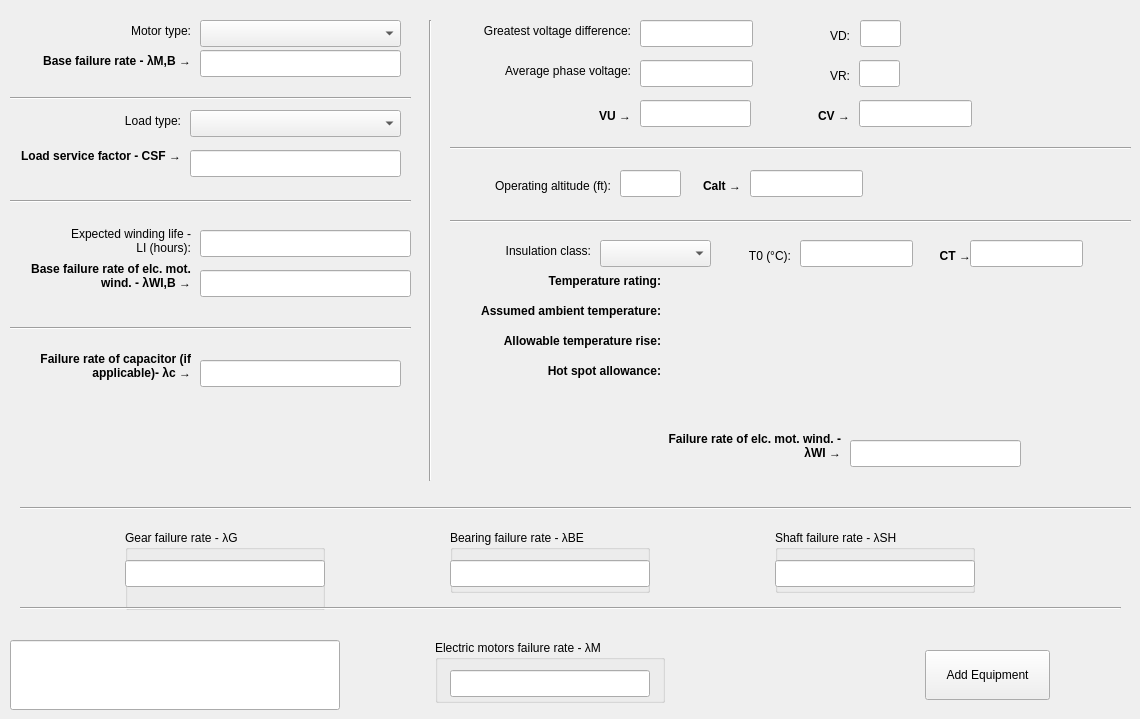
    <widget class="QWidget" name="tab_electric_motors">
     <attribute name="title">
      <string>Electric Motors</string>
     </attribute>
     <widget class="QLabel" name="label_em_lambda_m_b">
      <property name="geometry">
       <rect>
        <x>0</x>
        <y>50</y>
        <width>191</width>
        <height>21</height>
       </rect>
      </property>
      <property name="font">
       <font>
        <weight>75</weight>
        <bold>true</bold>
       </font>
      </property>
      <property name="text">
       <string>Base failure rate - λM,B →</string>
      </property>
      <property name="alignment">
       <set>Qt::AlignRight|Qt::AlignTrailing|Qt::AlignVCenter</set>
      </property>
      <property name="wordWrap">
       <bool>true</bool>
      </property>
     </widget>
     <widget class="QComboBox" name="comboBox_em_motor_type">
      <property name="geometry">
       <rect>
        <x>200</x>
        <y>20</y>
        <width>201</width>
        <height>27</height>
       </rect>
      </property>
     </widget>
     <widget class="QLabel" name="label_em_motor_type">
      <property name="geometry">
       <rect>
        <x>100</x>
        <y>20</y>
        <width>91</width>
        <height>21</height>
       </rect>
      </property>
      <property name="text">
       <string>Motor type:</string>
      </property>
      <property name="alignment">
       <set>Qt::AlignRight|Qt::AlignTrailing|Qt::AlignVCenter</set>
      </property>
     </widget>
     <widget class="QLineEdit" name="lineEdit_em_lambda_mb">
      <property name="geometry">
       <rect>
        <x>200</x>
        <y>50</y>
        <width>201</width>
        <height>27</height>
       </rect>
      </property>
      <property name="readOnly">
       <bool>true</bool>
      </property>
     </widget>
     <widget class="QLabel" name="label_em_insulation_class">
      <property name="geometry">
       <rect>
        <x>480</x>
        <y>240</y>
        <width>111</width>
        <height>21</height>
       </rect>
      </property>
      <property name="text">
       <string>Insulation class:</string>
      </property>
      <property name="alignment">
       <set>Qt::AlignRight|Qt::AlignTrailing|Qt::AlignVCenter</set>
      </property>
     </widget>
     <widget class="QLineEdit" name="lineEdit_em_v_r">
      <property name="geometry">
       <rect>
        <x>859</x>
        <y>60</y>
        <width>41</width>
        <height>27</height>
       </rect>
      </property>
     </widget>
     <widget class="QComboBox" name="comboBox_em_load_type">
      <property name="geometry">
       <rect>
        <x>190</x>
        <y>110</y>
        <width>211</width>
        <height>27</height>
       </rect>
      </property>
     </widget>
     <widget class="QLabel" name="label_em_v_r">
      <property name="geometry">
       <rect>
        <x>819</x>
        <y>60</y>
        <width>31</width>
        <height>31</height>
       </rect>
      </property>
      <property name="text">
       <string>VR:</string>
      </property>
      <property name="alignment">
       <set>Qt::AlignRight|Qt::AlignTrailing|Qt::AlignVCenter</set>
      </property>
     </widget>
     <widget class="QLabel" name="label_em_c_sf">
      <property name="geometry">
       <rect>
        <x>20</x>
        <y>130</y>
        <width>161</width>
        <height>51</height>
       </rect>
      </property>
      <property name="font">
       <font>
        <weight>75</weight>
        <bold>true</bold>
       </font>
      </property>
      <property name="text">
       <string>Load service factor - CSF →</string>
      </property>
      <property name="alignment">
       <set>Qt::AlignRight|Qt::AlignTrailing|Qt::AlignVCenter</set>
      </property>
      <property name="wordWrap">
       <bool>true</bool>
      </property>
     </widget>
     <widget class="QLineEdit" name="lineEdit_em_li">
      <property name="geometry">
       <rect>
        <x>200</x>
        <y>230</y>
        <width>211</width>
        <height>27</height>
       </rect>
      </property>
     </widget>
     <widget class="QLineEdit" name="lineEdit_em_operating_altitude">
      <property name="geometry">
       <rect>
        <x>620</x>
        <y>170</y>
        <width>61</width>
        <height>27</height>
       </rect>
      </property>
     </widget>
     <widget class="QLineEdit" name="lineEdit_em_c_v">
      <property name="geometry">
       <rect>
        <x>859</x>
        <y>100</y>
        <width>113</width>
        <height>27</height>
       </rect>
      </property>
      <property name="readOnly">
       <bool>true</bool>
      </property>
     </widget>
     <widget class="QLabel" name="label_em_c_t">
      <property name="geometry">
       <rect>
        <x>930</x>
        <y>240</y>
        <width>41</width>
        <height>31</height>
       </rect>
      </property>
      <property name="font">
       <font>
        <weight>75</weight>
        <bold>true</bold>
       </font>
      </property>
      <property name="text">
       <string>CT →</string>
      </property>
      <property name="alignment">
       <set>Qt::AlignRight|Qt::AlignTrailing|Qt::AlignVCenter</set>
      </property>
      <property name="wordWrap">
       <bool>true</bool>
      </property>
     </widget>
     <widget class="QLineEdit" name="lineEdit_em_c_sf">
      <property name="geometry">
       <rect>
        <x>190</x>
        <y>150</y>
        <width>211</width>
        <height>27</height>
       </rect>
      </property>
      <property name="readOnly">
       <bool>true</bool>
      </property>
     </widget>
     <widget class="QLineEdit" name="lineEdit_em_lambda_wi">
      <property name="geometry">
       <rect>
        <x>850</x>
        <y>440</y>
        <width>171</width>
        <height>27</height>
       </rect>
      </property>
      <property name="readOnly">
       <bool>true</bool>
      </property>
     </widget>
     <widget class="QLabel" name="label_em_operating_altitude">
      <property name="geometry">
       <rect>
        <x>450</x>
        <y>170</y>
        <width>161</width>
        <height>31</height>
       </rect>
      </property>
      <property name="text">
       <string>Operating altitude (ft):</string>
      </property>
      <property name="alignment">
       <set>Qt::AlignRight|Qt::AlignTrailing|Qt::AlignVCenter</set>
      </property>
     </widget>
     <widget class="QLineEdit" name="lineEdit_em_v_u">
      <property name="geometry">
       <rect>
        <x>640</x>
        <y>100</y>
        <width>111</width>
        <height>27</height>
       </rect>
      </property>
      <property name="readOnly">
       <bool>true</bool>
      </property>
     </widget>
     <widget class="QLabel" name="label_em_t_0">
      <property name="geometry">
       <rect>
        <x>740</x>
        <y>240</y>
        <width>51</width>
        <height>31</height>
       </rect>
      </property>
      <property name="text">
       <string>T0 (°C):</string>
      </property>
      <property name="alignment">
       <set>Qt::AlignRight|Qt::AlignTrailing|Qt::AlignVCenter</set>
      </property>
     </widget>
     <widget class="Line" name="line_100">
      <property name="geometry">
       <rect>
        <x>10</x>
        <y>200</y>
        <width>401</width>
        <height>3</height>
       </rect>
      </property>
      <property name="orientation">
       <enum>Qt::Horizontal</enum>
      </property>
     </widget>
     <widget class="QLineEdit" name="lineEdit_em_v_d">
      <property name="geometry">
       <rect>
        <x>860</x>
        <y>20</y>
        <width>41</width>
        <height>27</height>
       </rect>
      </property>
     </widget>
     <widget class="QLabel" name="label_em_v_u">
      <property name="geometry">
       <rect>
        <x>590</x>
        <y>100</y>
        <width>41</width>
        <height>31</height>
       </rect>
      </property>
      <property name="font">
       <font>
        <weight>75</weight>
        <bold>true</bold>
       </font>
      </property>
      <property name="text">
       <string>VU →</string>
      </property>
      <property name="alignment">
       <set>Qt::AlignRight|Qt::AlignTrailing|Qt::AlignVCenter</set>
      </property>
     </widget>
     <widget class="QLabel" name="label_em_c_v">
      <property name="geometry">
       <rect>
        <x>809</x>
        <y>100</y>
        <width>41</width>
        <height>31</height>
       </rect>
      </property>
      <property name="font">
       <font>
        <weight>75</weight>
        <bold>true</bold>
       </font>
      </property>
      <property name="text">
       <string>CV →</string>
      </property>
      <property name="alignment">
       <set>Qt::AlignRight|Qt::AlignTrailing|Qt::AlignVCenter</set>
      </property>
      <property name="wordWrap">
       <bool>true</bool>
      </property>
     </widget>
     <widget class="QLabel" name="label_em_v_d">
      <property name="geometry">
       <rect>
        <x>819</x>
        <y>20</y>
        <width>31</width>
        <height>31</height>
       </rect>
      </property>
      <property name="text">
       <string>VD:</string>
      </property>
      <property name="alignment">
       <set>Qt::AlignRight|Qt::AlignTrailing|Qt::AlignVCenter</set>
      </property>
     </widget>
     <widget class="QLabel" name="label_em_li">
      <property name="geometry">
       <rect>
        <x>60</x>
        <y>220</y>
        <width>131</width>
        <height>41</height>
       </rect>
      </property>
      <property name="text">
       <string>Expected winding life - LI (hours):</string>
      </property>
      <property name="alignment">
       <set>Qt::AlignRight|Qt::AlignTrailing|Qt::AlignVCenter</set>
      </property>
      <property name="wordWrap">
       <bool>true</bool>
      </property>
     </widget>
     <widget class="QLineEdit" name="lineEdit_em_c_alt">
      <property name="geometry">
       <rect>
        <x>750</x>
        <y>170</y>
        <width>113</width>
        <height>27</height>
       </rect>
      </property>
      <property name="readOnly">
       <bool>true</bool>
      </property>
     </widget>
     <widget class="QLabel" name="label_em_lambda_wi">
      <property name="geometry">
       <rect>
        <x>650</x>
        <y>430</y>
        <width>191</width>
        <height>31</height>
       </rect>
      </property>
      <property name="font">
       <font>
        <weight>75</weight>
        <bold>true</bold>
       </font>
      </property>
      <property name="text">
       <string>Failure rate of elc. mot. wind. - λWI →</string>
      </property>
      <property name="alignment">
       <set>Qt::AlignRight|Qt::AlignTrailing|Qt::AlignVCenter</set>
      </property>
      <property name="wordWrap">
       <bool>true</bool>
      </property>
     </widget>
     <widget class="QLabel" name="label_em_c_alt">
      <property name="geometry">
       <rect>
        <x>690</x>
        <y>170</y>
        <width>51</width>
        <height>31</height>
       </rect>
      </property>
      <property name="font">
       <font>
        <weight>75</weight>
        <bold>true</bold>
       </font>
      </property>
      <property name="text">
       <string>Calt →</string>
      </property>
      <property name="alignment">
       <set>Qt::AlignRight|Qt::AlignTrailing|Qt::AlignVCenter</set>
      </property>
      <property name="wordWrap">
       <bool>true</bool>
      </property>
     </widget>
     <widget class="QLineEdit" name="lineEdit_em_lambda_wi_b">
      <property name="geometry">
       <rect>
        <x>200</x>
        <y>270</y>
        <width>211</width>
        <height>27</height>
       </rect>
      </property>
      <property name="readOnly">
       <bool>true</bool>
      </property>
     </widget>
     <widget class="QLineEdit" name="lineEdit_em_c_t">
      <property name="geometry">
       <rect>
        <x>970</x>
        <y>240</y>
        <width>113</width>
        <height>27</height>
       </rect>
      </property>
      <property name="readOnly">
       <bool>true</bool>
      </property>
     </widget>
     <widget class="Line" name="line_101">
      <property name="geometry">
       <rect>
        <x>10</x>
        <y>90</y>
        <width>401</width>
        <height>16</height>
       </rect>
      </property>
      <property name="orientation">
       <enum>Qt::Horizontal</enum>
      </property>
     </widget>
     <widget class="QGroupBox" name="groupBox_em_lambda_m">
      <property name="geometry">
       <rect>
        <x>435</x>
        <y>640</y>
        <width>230</width>
        <height>63</height>
       </rect>
      </property>
      <property name="font">
       <font>
        <underline>false</underline>
        <strikeout>false</strikeout>
       </font>
      </property>
      <property name="title">
       <string>Electric motors failure rate - λM</string>
      </property>
      <widget class="QLineEdit" name="lineEdit_em_lambda_m">
       <property name="geometry">
        <rect>
         <x>15</x>
         <y>30</y>
         <width>200</width>
         <height>27</height>
        </rect>
       </property>
       <property name="readOnly">
        <bool>true</bool>
       </property>
      </widget>
     </widget>
     <widget class="QLabel" name="label_em_lambda_wi_b">
      <property name="geometry">
       <rect>
        <x>0</x>
        <y>260</y>
        <width>191</width>
        <height>31</height>
       </rect>
      </property>
      <property name="font">
       <font>
        <weight>75</weight>
        <bold>true</bold>
       </font>
      </property>
      <property name="text">
       <string>Base failure rate of elc. mot. wind. - λWI,B →</string>
      </property>
      <property name="alignment">
       <set>Qt::AlignRight|Qt::AlignTrailing|Qt::AlignVCenter</set>
      </property>
      <property name="wordWrap">
       <bool>true</bool>
      </property>
     </widget>
     <widget class="QLineEdit" name="lineEdit_em_t_0">
      <property name="geometry">
       <rect>
        <x>800</x>
        <y>240</y>
        <width>113</width>
        <height>27</height>
       </rect>
      </property>
     </widget>
     <widget class="QComboBox" name="comboBox_em_insulation_class">
      <property name="geometry">
       <rect>
        <x>600</x>
        <y>240</y>
        <width>111</width>
        <height>27</height>
       </rect>
      </property>
     </widget>
     <widget class="QLabel" name="label_em_load_type">
      <property name="geometry">
       <rect>
        <x>90</x>
        <y>110</y>
        <width>91</width>
        <height>21</height>
       </rect>
      </property>
      <property name="text">
       <string>Load type:</string>
      </property>
      <property name="alignment">
       <set>Qt::AlignRight|Qt::AlignTrailing|Qt::AlignVCenter</set>
      </property>
     </widget>
     <widget class="QGroupBox" name="groupBox_em_gr_lambda_g">
      <property name="geometry">
       <rect>
        <x>125</x>
        <y>530</y>
        <width>200</width>
        <height>80</height>
       </rect>
      </property>
      <property name="title">
       <string>Gear failure rate - λG</string>
      </property>
      <widget class="QLineEdit" name="lineEdit_em_gr_lamda_g">
       <property name="geometry">
        <rect>
         <x>0</x>
         <y>30</y>
         <width>200</width>
         <height>27</height>
        </rect>
       </property>
       <property name="readOnly">
        <bool>true</bool>
       </property>
      </widget>
     </widget>
     <widget class="QGroupBox" name="groupBox_em_be_lambda_be">
      <property name="geometry">
       <rect>
        <x>450</x>
        <y>530</y>
        <width>200</width>
        <height>63</height>
       </rect>
      </property>
      <property name="font">
       <font>
        <underline>false</underline>
        <strikeout>false</strikeout>
       </font>
      </property>
      <property name="title">
       <string>Bearing failure rate - λBE</string>
      </property>
      <widget class="QLineEdit" name="lineEdit_em_be_lambda_be">
       <property name="geometry">
        <rect>
         <x>0</x>
         <y>30</y>
         <width>200</width>
         <height>27</height>
        </rect>
       </property>
       <property name="readOnly">
        <bool>true</bool>
       </property>
      </widget>
     </widget>
     <widget class="QGroupBox" name="groupBox_em_sh_lambda_sh">
      <property name="geometry">
       <rect>
        <x>775</x>
        <y>530</y>
        <width>200</width>
        <height>63</height>
       </rect>
      </property>
      <property name="font">
       <font>
        <underline>false</underline>
        <strikeout>false</strikeout>
       </font>
      </property>
      <property name="title">
       <string>Shaft failure rate - λSH</string>
      </property>
      <widget class="QLineEdit" name="lineEdit_em_sh_lambda_sh">
       <property name="geometry">
        <rect>
         <x>0</x>
         <y>30</y>
         <width>200</width>
         <height>27</height>
        </rect>
       </property>
       <property name="readOnly">
        <bool>true</bool>
       </property>
      </widget>
     </widget>
     <widget class="Line" name="line_102">
      <property name="geometry">
       <rect>
        <x>20</x>
        <y>500</y>
        <width>1111</width>
        <height>16</height>
       </rect>
      </property>
      <property name="orientation">
       <enum>Qt::Horizontal</enum>
      </property>
     </widget>
     <widget class="Line" name="line_103">
      <property name="geometry">
       <rect>
        <x>20</x>
        <y>600</y>
        <width>1101</width>
        <height>16</height>
       </rect>
      </property>
      <property name="orientation">
       <enum>Qt::Horizontal</enum>
      </property>
     </widget>
     <widget class="QLabel" name="label_3">
      <property name="geometry">
       <rect>
        <x>520</x>
        <y>270</y>
        <width>141</width>
        <height>21</height>
       </rect>
      </property>
      <property name="font">
       <font>
        <weight>75</weight>
        <bold>true</bold>
       </font>
      </property>
      <property name="text">
       <string>Temperature rating:</string>
      </property>
      <property name="alignment">
       <set>Qt::AlignRight|Qt::AlignTrailing|Qt::AlignVCenter</set>
      </property>
     </widget>
     <widget class="QLabel" name="label_4">
      <property name="geometry">
       <rect>
        <x>430</x>
        <y>300</y>
        <width>231</width>
        <height>21</height>
       </rect>
      </property>
      <property name="font">
       <font>
        <weight>75</weight>
        <bold>true</bold>
       </font>
      </property>
      <property name="text">
       <string> Assumed ambient temperature:</string>
      </property>
      <property name="alignment">
       <set>Qt::AlignRight|Qt::AlignTrailing|Qt::AlignVCenter</set>
      </property>
     </widget>
     <widget class="QLabel" name="label_5">
      <property name="geometry">
       <rect>
        <x>460</x>
        <y>330</y>
        <width>201</width>
        <height>21</height>
       </rect>
      </property>
      <property name="font">
       <font>
        <weight>75</weight>
        <bold>true</bold>
       </font>
      </property>
      <property name="text">
       <string>Allowable temperature rise:</string>
      </property>
      <property name="alignment">
       <set>Qt::AlignRight|Qt::AlignTrailing|Qt::AlignVCenter</set>
      </property>
     </widget>
     <widget class="QLabel" name="label_6">
      <property name="geometry">
       <rect>
        <x>520</x>
        <y>360</y>
        <width>141</width>
        <height>21</height>
       </rect>
      </property>
      <property name="font">
       <font>
        <weight>75</weight>
        <bold>true</bold>
       </font>
      </property>
      <property name="text">
       <string>Hot spot allowance:</string>
      </property>
      <property name="alignment">
       <set>Qt::AlignRight|Qt::AlignTrailing|Qt::AlignVCenter</set>
      </property>
     </widget>
     <widget class="QLabel" name="label_em_temp_rating">
      <property name="geometry">
       <rect>
        <x>670</x>
        <y>270</y>
        <width>67</width>
        <height>21</height>
       </rect>
      </property>
      <property name="text">
       <string/>
      </property>
     </widget>
     <widget class="QLabel" name="label_em_assumed_ambient_temp">
      <property name="geometry">
       <rect>
        <x>670</x>
        <y>300</y>
        <width>67</width>
        <height>21</height>
       </rect>
      </property>
      <property name="text">
       <string/>
      </property>
     </widget>
     <widget class="QLabel" name="label_allowable_temp_rise">
      <property name="geometry">
       <rect>
        <x>670</x>
        <y>330</y>
        <width>67</width>
        <height>21</height>
       </rect>
      </property>
      <property name="text">
       <string/>
      </property>
     </widget>
     <widget class="QLabel" name="label_hot_spot_allow">
      <property name="geometry">
       <rect>
        <x>670</x>
        <y>360</y>
        <width>67</width>
        <height>21</height>
       </rect>
      </property>
      <property name="text">
       <string/>
      </property>
     </widget>
     <widget class="QLineEdit" name="lineEdit_em_warning_box">
      <property name="geometry">
       <rect>
        <x>10</x>
        <y>640</y>
        <width>330</width>
        <height>70</height>
       </rect>
      </property>
      <property name="readOnly">
       <bool>true</bool>
      </property>
     </widget>
     <widget class="QLineEdit" name="lineEdit_em_greatest_volt_diff">
      <property name="geometry">
       <rect>
        <x>640</x>
        <y>20</y>
        <width>113</width>
        <height>27</height>
       </rect>
      </property>
     </widget>
     <widget class="QLabel" name="label_em_greatest_volt_diff">
      <property name="geometry">
       <rect>
        <x>430</x>
        <y>10</y>
        <width>201</width>
        <height>41</height>
       </rect>
      </property>
      <property name="text">
       <string>Greatest voltage difference:</string>
      </property>
      <property name="alignment">
       <set>Qt::AlignRight|Qt::AlignTrailing|Qt::AlignVCenter</set>
      </property>
      <property name="wordWrap">
       <bool>true</bool>
      </property>
     </widget>
     <widget class="QLineEdit" name="lineEdit_em_average_phase_volt">
      <property name="geometry">
       <rect>
        <x>640</x>
        <y>60</y>
        <width>113</width>
        <height>27</height>
       </rect>
      </property>
     </widget>
     <widget class="QLabel" name="label_em_average_phase_volt">
      <property name="geometry">
       <rect>
        <x>470</x>
        <y>50</y>
        <width>161</width>
        <height>41</height>
       </rect>
      </property>
      <property name="text">
       <string>Average phase voltage:</string>
      </property>
      <property name="alignment">
       <set>Qt::AlignRight|Qt::AlignTrailing|Qt::AlignVCenter</set>
      </property>
      <property name="wordWrap">
       <bool>true</bool>
      </property>
     </widget>
     <widget class="Line" name="line_15">
      <property name="geometry">
       <rect>
        <x>420</x>
        <y>20</y>
        <width>20</width>
        <height>461</height>
       </rect>
      </property>
      <property name="orientation">
       <enum>Qt::Vertical</enum>
      </property>
     </widget>
     <widget class="Line" name="line_16">
      <property name="geometry">
       <rect>
        <x>10</x>
        <y>320</y>
        <width>401</width>
        <height>16</height>
       </rect>
      </property>
      <property name="orientation">
       <enum>Qt::Horizontal</enum>
      </property>
     </widget>
     <widget class="Line" name="line_17">
      <property name="geometry">
       <rect>
        <x>450</x>
        <y>140</y>
        <width>681</width>
        <height>16</height>
       </rect>
      </property>
      <property name="orientation">
       <enum>Qt::Horizontal</enum>
      </property>
     </widget>
     <widget class="Line" name="line_18">
      <property name="geometry">
       <rect>
        <x>450</x>
        <y>220</y>
        <width>681</width>
        <height>3</height>
       </rect>
      </property>
      <property name="orientation">
       <enum>Qt::Horizontal</enum>
      </property>
     </widget>
     <widget class="QLabel" name="label_em_lambda_c">
      <property name="geometry">
       <rect>
        <x>0</x>
        <y>350</y>
        <width>191</width>
        <height>31</height>
       </rect>
      </property>
      <property name="font">
       <font>
        <weight>75</weight>
        <bold>true</bold>
       </font>
      </property>
      <property name="text">
       <string>Failure rate of capacitor (if applicable)- λc →</string>
      </property>
      <property name="alignment">
       <set>Qt::AlignRight|Qt::AlignTrailing|Qt::AlignVCenter</set>
      </property>
      <property name="wordWrap">
       <bool>true</bool>
      </property>
     </widget>
     <widget class="QLineEdit" name="lineEdit_em_lambda_c">
      <property name="geometry">
       <rect>
        <x>200</x>
        <y>360</y>
        <width>201</width>
        <height>27</height>
       </rect>
      </property>
      <property name="readOnly">
       <bool>false</bool>
      </property>
     </widget>
     <widget class="QPushButton" name="addButton_c_me_electric_motors">
      <property name="geometry">
       <rect>
        <x>925</x>
        <y>650</y>
        <width>125</width>
        <height>50</height>
       </rect>
      </property>
      <property name="text">
       <string>Add Equipment</string>
      </property>
     </widget>
    </widget>
